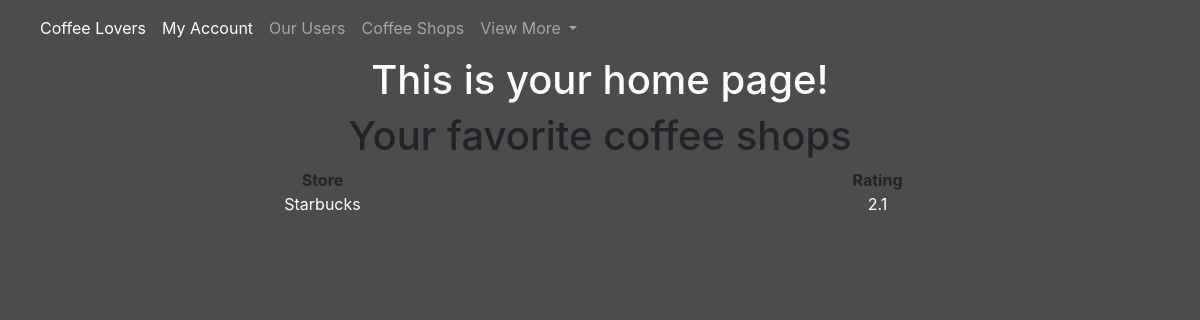
Before: /home (signed in) with the older database file.
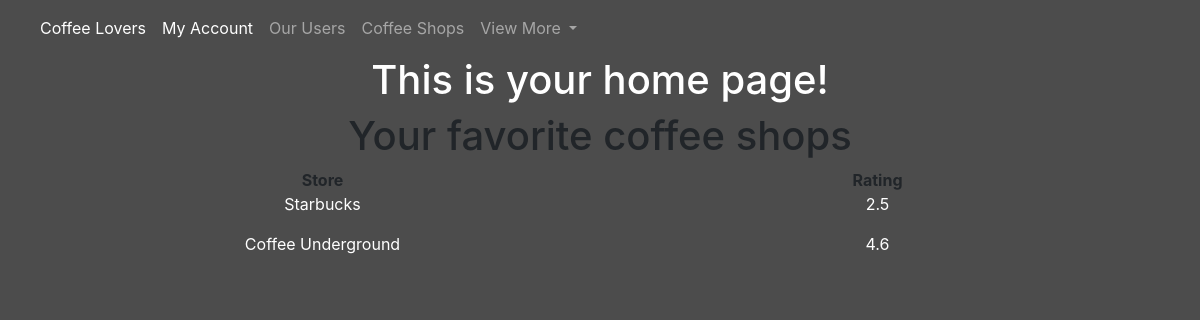
After: the same page with the newer database file.
### website/models.py (models this page shows, shortened)
class Shops(db.Model):
    __tablename__ = 'shops'
    __table_args__ = {'extend_existing': True}
    id = db.Column(db.Integer, primary_key=True, unique=True)
    name = db.Column(db.Text)
    rating = db.Column(db.Float)
    count = db.Column(db.Integer)
    user_id = db.Column(db.Integer, db.ForeignKey('users.id'), nullable=False)

### website/views.py (the view)
@views.route('/home')
@login_required
def home():
    shops = Shops.query.filter(Shops.user_id == (current_user.get_id()))
    return render_template('home.html', user=current_user, shops=shops)

### website/__init__.py (called while the page is built)
def create_app():
    app = Flask(__name__)
    app.config['SECRET_KEY'] = 'the one key to rule them all'
    app.config['SQLALCHEMY_DATABASE_URI'] = f'sqlite:///{DB_NAME}'
    db.init_app(app)
    from .views import views
    from .auth import auth
    app.register_blueprint(views, url_prefix='/')
    app.register_blueprint(auth, url_prefix='/')
    from .models import User, Shops, locationsTable
    create_database(app)
    login_manager = LoginManager()
    login_manager.login_view = 'auth.login'
    login_manager.init_app(app)
    @login_manager.user_loader
    def load_user(id):
        return User.query.get(int(id)) #looks for primary key
    return app

### website/templates/home.html (shortened to what this page needs)
{% extends "base.html" %}
{% block content%}
<div align="center" class="container-fluid">
    <h1 style="color:white; font-size=300%;">This is your home page!</h1>
</div>
<h1 align="center">Your favorite coffee shops</h1>
<div align="center" class="container">
  <div class="row">
    <div class="col" ><b>Store</b></div>
    <div class="col"><b>Rating</b></div>
    <div class="col">
        {% for shop in shops %}
            <p style="color:white"> {{ shop.name }}</p>
        {% endfor %}</div>
    <div class="col">
        {% for shop in shops %}
            <p style="color:white"> {{ shop.rating }}</p>
        {% endfor %}
    </div>
  </div>
</div>
{% endblock %}

### website/templates/base.html (shortened to what this page needs)
<!DOCTYPE html>
<html lang="en">
<head>
    <link rel="stylesheet" href="https://stackpath.bootstrapcdn.com/bootstrap/4.3.1/css/bootstrap.min.css"
>
</head>
<body style="background-color:#4C4C4C;">
<nav class="navbar navbar-expand-lg navbar-dark" style="background-color:transparent">
    <div class="collapse navbar-collapse" id="navbarSupportedContent">
        <ul class="navbar-nav mr-auto">
            <li class="nav-item active">
                <a class="nav-link" id="main" href="/">Coffee Lovers </a>
            </li>
            {% if user.is_authenticated %}
            <li class="nav-item active">
                <a class="nav-link" id="home" href="/home">My Account </a>
            </li>
            {% endif %}
            <li class="nav-item">
                <a class="nav-link" id="index" href="/user_index">Our Users</a>
            </li>
            <li class="nav-item">
                <a class="nav-link" id="shops" href="/shops">Coffee Shops</a>
            </li>
            <li class="nav-item dropdown">
                <a class="nav-link dropdown-toggle" href="#" id="navbarDropdown" role="button" data-toggle="dropdown" aria-expanded="false">
                    View More
                </a>
            </li>
        </ul>
    </div>
</nav>
    <div class="container">
        {% block content %}
        {% endblock %}
    </div>
</body>
</html>

Changed rows visible on the page:
changed Shops "Starbucks": rating "2.1" → "2.5"
now on this page (row edited): Shops: name "Coffee Underground", rating "4.6"
